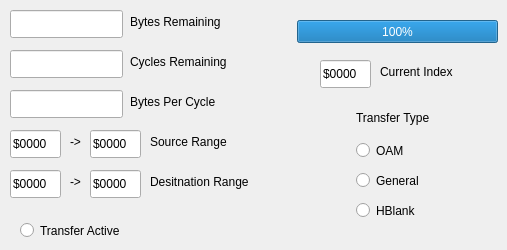
    <widget class="QWidget" name="tab_9">
     <attribute name="title">
      <string>DMA</string>
     </attribute>
     <widget class="QRadioButton" name="radioButton_DMA_OAM">
      <property name="geometry">
       <rect>
        <x>356</x>
        <y>140</y>
        <width>81</width>
        <height>21</height>
       </rect>
      </property>
      <property name="text">
       <string>OAM</string>
      </property>
      <property name="autoExclusive">
       <bool>false</bool>
      </property>
     </widget>
     <widget class="QRadioButton" name="radioButton_DMA_General">
      <property name="geometry">
       <rect>
        <x>356</x>
        <y>170</y>
        <width>81</width>
        <height>21</height>
       </rect>
      </property>
      <property name="text">
       <string>General</string>
      </property>
      <property name="autoExclusive">
       <bool>false</bool>
      </property>
     </widget>
     <widget class="QRadioButton" name="radioButton_DMA_HBlank">
      <property name="geometry">
       <rect>
        <x>356</x>
        <y>200</y>
        <width>81</width>
        <height>21</height>
       </rect>
      </property>
      <property name="text">
       <string>HBlank</string>
      </property>
      <property name="autoExclusive">
       <bool>false</bool>
      </property>
     </widget>
     <widget class="QLabel" name="label_62">
      <property name="geometry">
       <rect>
        <x>356</x>
        <y>110</y>
        <width>91</width>
        <height>16</height>
       </rect>
      </property>
      <property name="text">
       <string>Transfer Type</string>
      </property>
     </widget>
     <widget class="QLineEdit" name="lineEdit_DMA_BytesRemaining">
      <property name="geometry">
       <rect>
        <x>10</x>
        <y>10</y>
        <width>113</width>
        <height>28</height>
       </rect>
      </property>
      <property name="readOnly">
       <bool>true</bool>
      </property>
     </widget>
     <widget class="QLineEdit" name="lineEdit_DMA_CyclesRemaining">
      <property name="geometry">
       <rect>
        <x>10</x>
        <y>50</y>
        <width>113</width>
        <height>28</height>
       </rect>
      </property>
      <property name="readOnly">
       <bool>true</bool>
      </property>
     </widget>
     <widget class="QLineEdit" name="lineEdit_DMA_BytesPerCycle">
      <property name="geometry">
       <rect>
        <x>10</x>
        <y>90</y>
        <width>113</width>
        <height>28</height>
       </rect>
      </property>
      <property name="readOnly">
       <bool>true</bool>
      </property>
     </widget>
     <widget class="QLineEdit" name="lineEdit_DMA_SourceStart">
      <property name="geometry">
       <rect>
        <x>10</x>
        <y>130</y>
        <width>51</width>
        <height>28</height>
       </rect>
      </property>
      <property name="text">
       <string>$0000</string>
      </property>
      <property name="readOnly">
       <bool>true</bool>
      </property>
     </widget>
     <widget class="QLineEdit" name="lineEdit_DMA_DestStart">
      <property name="geometry">
       <rect>
        <x>10</x>
        <y>170</y>
        <width>51</width>
        <height>28</height>
       </rect>
      </property>
      <property name="text">
       <string>$0000</string>
      </property>
      <property name="readOnly">
       <bool>true</bool>
      </property>
     </widget>
     <widget class="QLabel" name="label_63">
      <property name="geometry">
       <rect>
        <x>130</x>
        <y>14</y>
        <width>101</width>
        <height>16</height>
       </rect>
      </property>
      <property name="text">
       <string>Bytes Remaining</string>
      </property>
     </widget>
     <widget class="QLabel" name="label_64">
      <property name="geometry">
       <rect>
        <x>130</x>
        <y>54</y>
        <width>111</width>
        <height>16</height>
       </rect>
      </property>
      <property name="text">
       <string>Cycles Remaining</string>
      </property>
     </widget>
     <widget class="QLabel" name="label_65">
      <property name="geometry">
       <rect>
        <x>130</x>
        <y>94</y>
        <width>111</width>
        <height>16</height>
       </rect>
      </property>
      <property name="text">
       <string>Bytes Per Cycle</string>
      </property>
     </widget>
     <widget class="QLineEdit" name="lineEdit_DMA_DestStop">
      <property name="geometry">
       <rect>
        <x>90</x>
        <y>170</y>
        <width>51</width>
        <height>28</height>
       </rect>
      </property>
      <property name="text">
       <string>$0000</string>
      </property>
      <property name="readOnly">
       <bool>true</bool>
      </property>
     </widget>
     <widget class="QLineEdit" name="lineEdit_DMA_SourceStop">
      <property name="geometry">
       <rect>
        <x>90</x>
        <y>130</y>
        <width>51</width>
        <height>28</height>
       </rect>
      </property>
      <property name="text">
       <string>$0000</string>
      </property>
      <property name="readOnly">
       <bool>true</bool>
      </property>
     </widget>
     <widget class="QLabel" name="label_66">
      <property name="geometry">
       <rect>
        <x>150</x>
        <y>134</y>
        <width>91</width>
        <height>16</height>
       </rect>
      </property>
      <property name="text">
       <string>Source Range</string>
      </property>
     </widget>
     <widget class="QLabel" name="label_67">
      <property name="geometry">
       <rect>
        <x>150</x>
        <y>174</y>
        <width>121</width>
        <height>16</height>
       </rect>
      </property>
      <property name="text">
       <string>Desitnation Range</string>
      </property>
     </widget>
     <widget class="QLabel" name="label_68">
      <property name="geometry">
       <rect>
        <x>70</x>
        <y>134</y>
        <width>16</width>
        <height>16</height>
       </rect>
      </property>
      <property name="text">
       <string>-&gt;</string>
      </property>
     </widget>
     <widget class="QLabel" name="label_69">
      <property name="geometry">
       <rect>
        <x>70</x>
        <y>174</y>
        <width>16</width>
        <height>16</height>
       </rect>
      </property>
      <property name="text">
       <string>-&gt;</string>
      </property>
     </widget>
     <widget class="QRadioButton" name="radioButton_DMA_TransferActive">
      <property name="geometry">
       <rect>
        <x>20</x>
        <y>220</y>
        <width>121</width>
        <height>21</height>
       </rect>
      </property>
      <property name="text">
       <string>Transfer Active</string>
      </property>
      <property name="autoExclusive">
       <bool>false</bool>
      </property>
     </widget>
     <widget class="QProgressBar" name="progressBar_DMA">
      <property name="geometry">
       <rect>
        <x>297</x>
        <y>20</y>
        <width>201</width>
        <height>23</height>
       </rect>
      </property>
      <property name="value">
       <number>100</number>
      </property>
     </widget>
     <widget class="QLineEdit" name="lineEdit_DMA_CurrentIndex">
      <property name="geometry">
       <rect>
        <x>320</x>
        <y>60</y>
        <width>51</width>
        <height>28</height>
       </rect>
      </property>
      <property name="text">
       <string>$0000</string>
      </property>
      <property name="readOnly">
       <bool>true</bool>
      </property>
     </widget>
     <widget class="QLabel" name="label_70">
      <property name="geometry">
       <rect>
        <x>380</x>
        <y>64</y>
        <width>91</width>
        <height>16</height>
       </rect>
      </property>
      <property name="text">
       <string>Current Index</string>
      </property>
     </widget>
    </widget>
